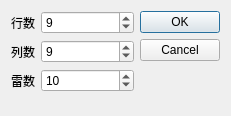
<?xml version="1.0" encoding="UTF-8"?>
<ui version="4.0">
 <class>DialogSize</class>
 <widget class="QDialog" name="DialogSize">
  <property name="geometry">
   <rect>
    <x>0</x>
    <y>0</y>
    <width>231</width>
    <height>116</height>
   </rect>
  </property>
  <property name="windowTitle">
   <string>自定义</string>
  </property>
  <layout class="QHBoxLayout" name="horizontalLayout">
   <item>
    <layout class="QFormLayout" name="formLayout">
     <item row="0" column="0">
      <widget class="QLabel" name="label">
       <property name="text">
        <string>行数</string>
       </property>
       <property name="buddy">
        <cstring>spinBoxColumn</cstring>
       </property>
      </widget>
     </item>
     <item row="0" column="1">
      <widget class="QSpinBox" name="spinBoxColumn">
       <property name="minimum">
        <number>2</number>
       </property>
       <property name="value">
        <number>9</number>
       </property>
      </widget>
     </item>
     <item row="1" column="1">
      <widget class="QSpinBox" name="spinBoxRow">
       <property name="minimum">
        <number>2</number>
       </property>
       <property name="value">
        <number>9</number>
       </property>
      </widget>
     </item>
     <item row="2" column="1">
      <widget class="QSpinBox" name="spinBoxMine">
       <property name="minimum">
        <number>1</number>
       </property>
       <property name="maximum">
        <number>9999</number>
       </property>
       <property name="value">
        <number>10</number>
       </property>
      </widget>
     </item>
     <item row="1" column="0">
      <widget class="QLabel" name="label_2">
       <property name="text">
        <string>列数</string>
       </property>
       <property name="buddy">
        <cstring>spinBoxRow</cstring>
       </property>
      </widget>
     </item>
     <item row="2" column="0">
      <widget class="QLabel" name="label_3">
       <property name="text">
        <string>雷数</string>
       </property>
       <property name="buddy">
        <cstring>spinBoxMine</cstring>
       </property>
      </widget>
     </item>
    </layout>
   </item>
   <item>
    <widget class="QDialogButtonBox" name="buttonBox">
     <property name="orientation">
      <enum>Qt::Vertical</enum>
     </property>
     <property name="standardButtons">
      <set>QDialogButtonBox::Cancel|QDialogButtonBox::Ok</set>
     </property>
    </widget>
   </item>
  </layout>
 </widget>
 <resources/>
 <connections>
  <connection>
   <sender>buttonBox</sender>
   <signal>accepted()</signal>
   <receiver>DialogSize</receiver>
   <slot>accept()</slot>
   <hints>
    <hint type="sourcelabel">
     <x>142</x>
     <y>106</y>
    </hint>
    <hint type="destinationlabel">
     <x>157</x>
     <y>115</y>
    </hint>
   </hints>
  </connection>
  <connection>
   <sender>buttonBox</sender>
   <signal>rejected()</signal>
   <receiver>DialogSize</receiver>
   <slot>reject()</slot>
   <hints>
    <hint type="sourcelabel">
     <x>168</x>
     <y>106</y>
    </hint>
    <hint type="destinationlabel">
     <x>230</x>
     <y>115</y>
    </hint>
   </hints>
  </connection>
 </connections>
</ui>
